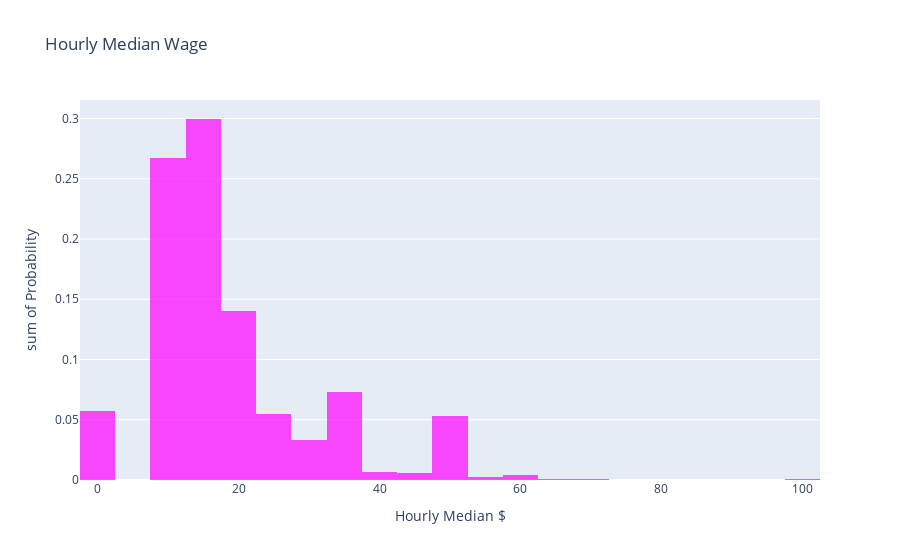

The notebook cell this image was saved under:
### Code cell
import plotly.express as px

shape = subset['h_median'].shape[0]
bins = int(np.round(np.sqrt(shape)))

px.histogram(subset,
             'h_median',
             'tot_emp',
             histnorm='probability',
             nbins=bins,
             title='Hourly Median Wage',
             color_discrete_sequence=["magenta"],
                         opacity=.7,
             labels={
                 "h_median": "Hourly Median $",
                 "tot_emp": "Probability"
             })

### Figure 1 — Plotly figure (JSON) as saved in the notebook; plotly's stock layout.template omitted (floating-point values rounded to 4 significant figures; data arrays with more than 128 entries replaced by an {"elided": "..."} marker saying what was removed)
{"data": [{"alignmentgroup": "True", "bingroup": "x", "histfunc": "sum", "histnorm": "probability", "hovertemplate": "Hourly Median $=%{x}<br>sum of Probability=%{y}<extra></extra>", "legendgroup": "", "marker": {"color": "magenta", "opacity": 0.7}, "name": "", "nbinsx": 28, "offsetgroup": "", "orientation": "v", "showlegend": false, "type": "histogram", "x": {"elided": "789 float values"}, "xaxis": "x", "y": {"elided": "789 int values"}, "yaxis": "y"}], "layout": {"barmode": "relative", "legend": {"tracegroupgap": 0}, "title": {"text": "Hourly Median Wage"}, "xaxis": {"anchor": "y", "domain": [0, 1], "title": {"text": "Hourly Median $"}}, "yaxis": {"anchor": "x", "domain": [0, 1], "title": {"text": "sum of Probability"}}}}
